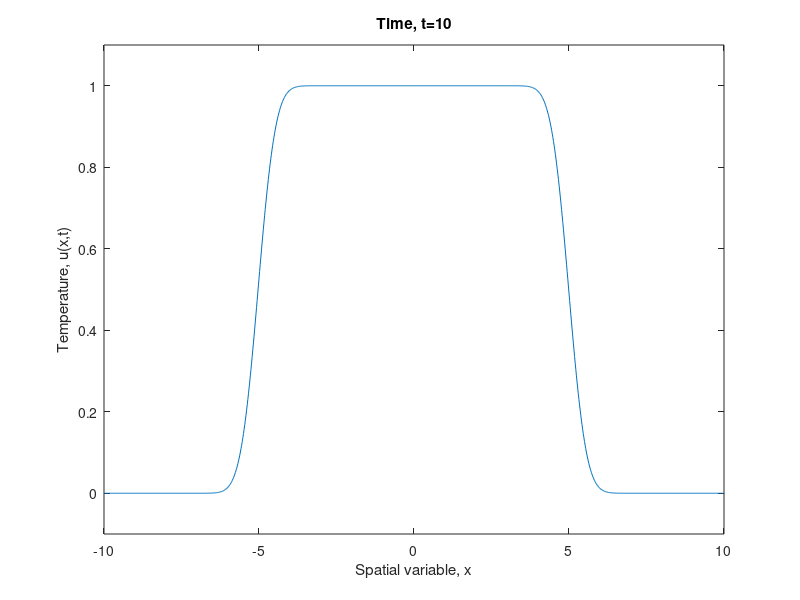

Source code (MATLAB):
clear all, close all, clc

dx = .1;
N = 1001;
L = 20;
dx = L/(N-1);
x = -L/2:dx:L/2-dx;
f = 0*x;
f(end/4:3*end/4) = 1;
a = .1;
fhat = fft(f);

dt = 0.1;
for k = 1:100
    t = k*dt;
    Nx = max(size(f));
    kappa = (2*pi/L)*[-Nx/2:Nx/2-1];
    kappa = fftshift(kappa);  % important because fft has weird ordering
    uhat = fhat.*exp(-(a^2)*t*kappa.^2);
    u = ifft(uhat);
    plot(x,u)
    xlabel('Spatial variable, x')
    ylabel('Temperature, u(x,t)')
    title(['Time, t=',num2str(t)])
    axis([-10 10 -.1 1.1])

    pause(0.1)
end